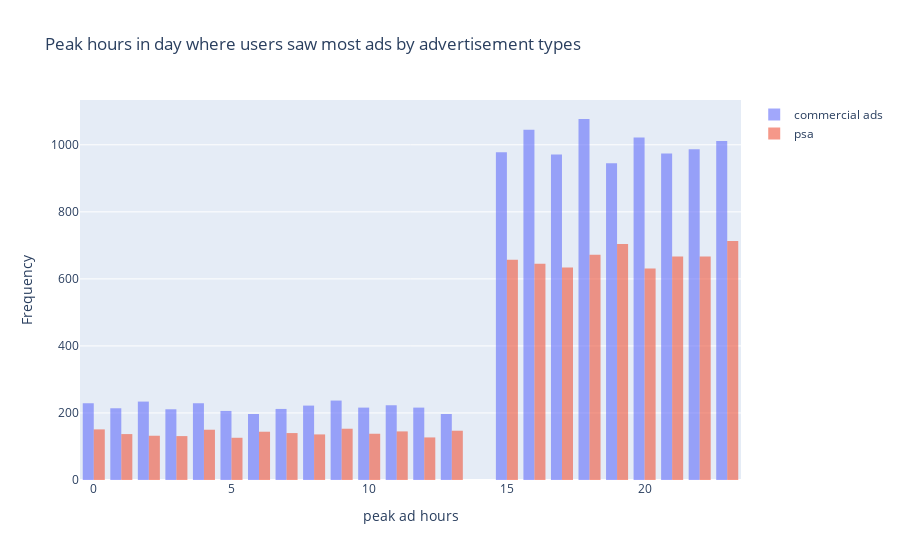

The cell this chart's notebook holds for it:
### Markdown cell above
through commercial advertisement more people are purchasing the products

### Code cell
fig=go.Figure()
fig.add_trace(go.Histogram(x=ad_data["peak ad hours"],name="commercial ads",opacity=0.6))
fig.add_trace(go.Histogram(x=psa_data["peak ad hours"],name="psa",opacity=0.6))
fig.update_layout(title_text="Peak hours in day where users saw most ads by advertisement types",
                  xaxis_title_text="peak ad hours",
                  yaxis_title_text="Frequency",
                  #barmode="group",
                  #bargap=0.1
                 )
fig.show()

### Figure 1 — Plotly figure (JSON) as saved in the notebook; plotly's stock layout.template omitted (floating-point values rounded to 4 significant figures; data arrays with more than 128 entries replaced by an {"elided": "..."} marker saying what was removed)
{"data": [{"name": "commercial ads", "opacity": 0.6, "type": "histogram", "x": {"elided": "12053 int values"}}, {"name": "psa", "opacity": 0.6, "type": "histogram", "x": {"elided": "7947 int values"}}], "layout": {"autosize": true, "title": {"text": "Peak hours in day where users saw most ads by advertisement types"}, "xaxis": {"autorange": true, "range": [-0.5, 23.5], "title": {"text": "peak ad hours"}, "type": "linear"}, "yaxis": {"autorange": true, "range": [0, 1134.0], "title": {"text": "Frequency"}}}}
